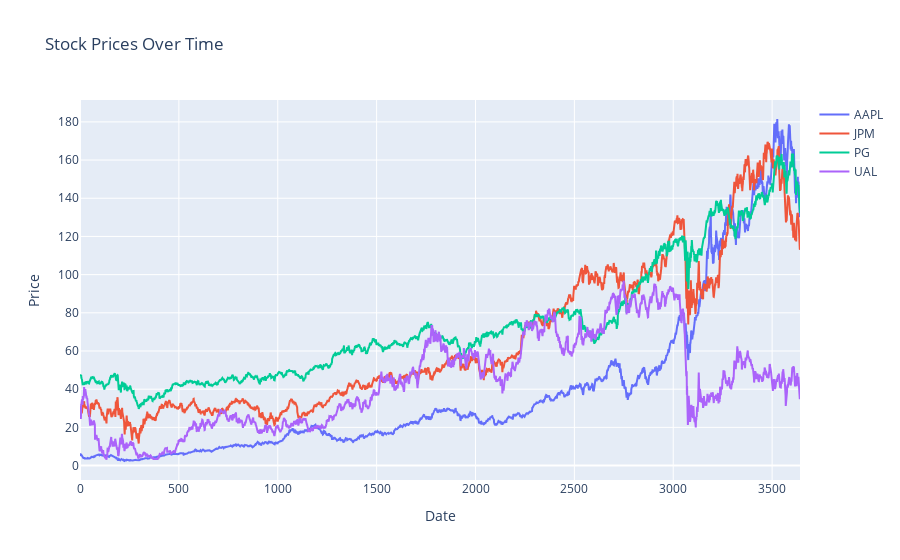

The notebook cell this image was saved under:
### Markdown cell above
<a id="stock-prices-and-stock-returns-over-time"></a>
# <font color= #FF0000> <b>STOCK PRICES AND STOCK RETURNS OVER TIME </b><font color= #FF0000>

### Code cell
import plotly.graph_objects as go

# Merge datasets on Date
merged_df = pd.merge(df_prices, df_returns, on='Date', suffixes=('_price', '_return'))

# Creating traces for each stock
fig = go.Figure()

fig.add_trace(go.Scatter(x=merged_df.index, y=merged_df['AAPL_price'], mode='lines', name='AAPL'))
fig.add_trace(go.Scatter(x=merged_df.index, y=merged_df['JPM_price'], mode='lines', name='JPM'))
fig.add_trace(go.Scatter(x=merged_df.index, y=merged_df['PG_price'], mode='lines', name='PG'))
fig.add_trace(go.Scatter(x=merged_df.index, y=merged_df['UAL_price'], mode='lines', name='UAL'))

# Adding titles and labels
fig.update_layout(
    title='Stock Prices Over Time',
    xaxis_title='Date',
    yaxis_title='Price',
    hovermode='x unified'
)

# Display the interactive plot
fig.show()

### Figure 1 — Plotly figure (JSON) as saved in the notebook; plotly's stock layout.template omitted (floating-point values rounded to 4 significant figures; data arrays with more than 128 entries replaced by an {"elided": "..."} marker saying what was removed)
{"data": [{"mode": "lines", "name": "AAPL", "type": "scatter", "x": {"elided": "3642 int values"}, "y": {"elided": "3642 float values"}}, {"mode": "lines", "name": "JPM", "type": "scatter", "x": {"elided": "3642 int values"}, "y": {"elided": "3642 float values"}}, {"mode": "lines", "name": "PG", "type": "scatter", "x": {"elided": "3642 int values"}, "y": {"elided": "3642 float values"}}, {"mode": "lines", "name": "UAL", "type": "scatter", "x": {"elided": "3642 int values"}, "y": {"elided": "3642 float values"}}], "layout": {"hovermode": "x unified", "title": {"text": "Stock Prices Over Time"}, "xaxis": {"title": {"text": "Date"}}, "yaxis": {"title": {"text": "Price"}}}}
